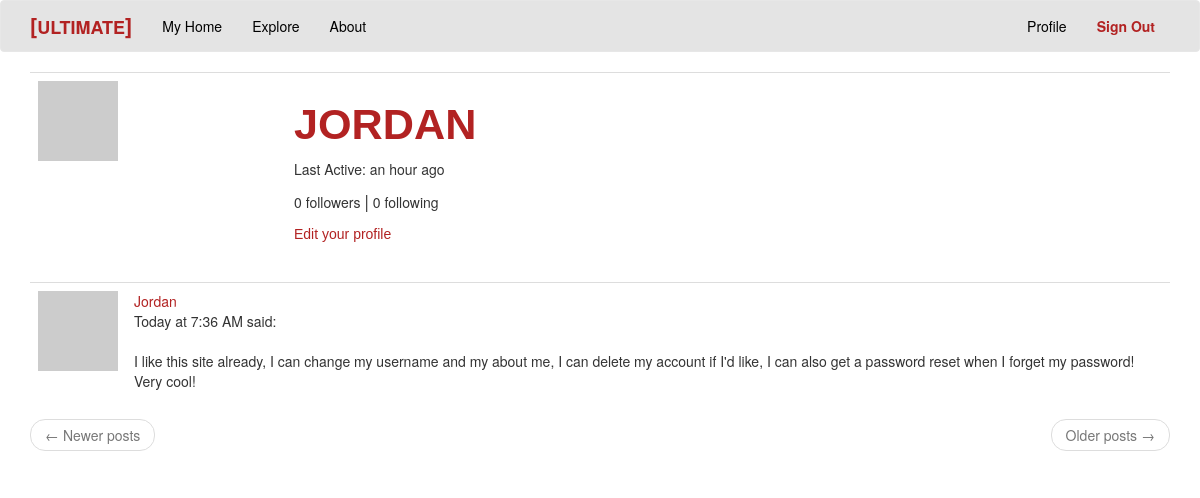
/user/Jordan (signed in), run on the app's committed database.
### app/models.py (models this page shows, shortened)
class User(UserMixin, db.Model): #database model for Users
  id = db.Column(db.Integer, primary_key=True)
  username = db.Column(db.String(64), index=True, unique=True)
  email = db.Column(db.String(120), index=True, unique=True)
  password_hash = db.Column(db.String(128))
  posts = db.relationship('Post', backref='author', lazy='dynamic')
  about_me = db.Column(db.String(140))
  last_seen = db.Column(db.DateTime, default=datetime.utcnow)
  followed = db.relationship(
    'User', secondary = followers,
    primaryjoin=(followers.c.follower_id == id),
    secondaryjoin=(followers.c.followed_id==id),
    backref=db.backref('followers', lazy = 'dynamic'), lazy='dynamic' )
  def avatar(self, size): #method that handles avatar loading
    digest = md5(self.email.lower().encode('utf-8')).hexdigest() #ecodes user's lowercase email into bits so it is understandable to hex
    return 'https://www.gravatar.com/avatar/{}?d=identicon&s={}'.format(digest, size) #returns avatar image link for 'self' user

class Post(db.Model): #database model for Posts
  id = db.Column(db.Integer, primary_key = True)
  body = db.Column(db.String(140), index = True)
  timestamp =db.Column(db.DateTime, index=True, default=datetime.utcnow)
  user_id = db.Column(db.Integer, db.ForeignKey('user.id')) #user.id is a foreign key that connects the Post table with the User table

### app/main/routes.py (the view)
@bp.route('/user/<username>') #route to a user profile
@login_required #must be logged in to see a user profile
def user(username):
    user = User.query.filter_by(username=username).first_or_404() # either finds the user's profile or returns a 404 error
    page = request.args.get('page', 1, type=int)
    posts = user.posts.order_by(Post.timestamp.desc()).paginate(page, current_app.config['POSTS_PER_PAGE'], False)
    next_url = url_for('main.user', username=user.username, page=posts.next_num) \
        if posts.has_next else None #next_url is assigned the link to the next page, if no next page available, link is not shown
    prev_url = url_for('main.user', username=user.username, page=posts.prev_num) \
        if posts.has_prev else None #prev_url is assigned the link to the prev page, if no previous page available, link is not shown
    form = EmptyForm()
    return render_template('user.html', user=user, posts=posts.items, next_url=next_url, prev_url=prev_url, form=form) #colored 'user' contains all the user's data and colored 'posts' contains all the user's posts. Both 'user' and 'posts' can be accessed by 'user.html' to print data to the page usually using the "." operator

### app/main/routes.py (called while the page is built)
@bp.before_app_request #decorator
def before_request(): #before the user accesses any page in our server we implicitly log the time in which they accessed it
    if current_user.is_authenticated: #checks if user is logged in (must be a registered user) if so...
        current_user.last_seen = datetime.utcnow() #we set the current time data we have for the user, to the updated time
        db.session.commit() #save the data in our database
    g.locale = str(get_locale())

### app/models.py (called while the page is built)
@login.user_loader #decorator registers function with Flask-Login
def load_user(id):
  return User.query.get(int(id))

### app/templates/user.html (shortened to what this page needs)
{% extends "base.html" %}
{% block app_content %}
<table class="table table-hover">
 <tr>
  <td width="256px"><img  src="{{ user.avatar(256) }}"></td>
   <td>
    <h1 style="color: firebrick; font-family:'Franklin Gothic Medium', 'Arial Narrow', Arial, sans-serif;"><b><big>{{ user.username.upper() }}</big></b></h1>
    {% if user.last_seen %}<p>{{ _('Last Active') }}: {{ _('%(when)s', when=moment(user.last_seen).fromNow()) }}</p>{% endif %}
    <p>{{ user.followers.count() }} {{ _('followers') }} <big>|</big> {{ user.followed.count() }} {{ _('following') }} </p>
    {% if user == current_user %}
    <p><a style="color: firebrick; font-family:'Franklin Gothic Medium', 'Arial Narrow', Arial, sans-serif;" href="{{ url_for('main.edit_profile') }}">{{ _('Edit your profile') }}</a></p>
    {% endif %}
   </td>
  </tr>
 </table>
 {% for post in posts %}
  {% include '_post.html' %}
 {% endfor %}
    <nav aria-label="...">
     <ul class="pager">
      <li class="previous{% if not prev_url %} disabled{% endif %}">
       <a href="{{ prev_url or '#' }}">
        <span aria-hidden="true">&larr;</span> {{ _('Newer posts') }}
       </a>
      </li>
      <li class="next{% if not next_url %} disabled{% endif %}">
       <a href="{{ next_url or '#' }}">
        {{ _('Older posts') }} <span aria-hidden="true">&rarr;</span>
       </a>
      </li>
     </ul>
    </nav>
{% endblock %}

### app/templates/_post.html
  {% if post.author %}
<table class="table table-hover">
 <tr>
  <td width="70px">
  <a href="{{ url_for('main.user', username=post.author.username) }}">
    <img src="{{ post.author.avatar(70) }}" />
   </a>
  </td>
  <td>
   <a style="color: firebrick;" href="{{ url_for('main.user', username=post.author.username) }}">
    {{ post.author.username }}
   </a>
   <br>
    {{ moment(post.timestamp).calendar() }}   {{_('said')}}:<br>
   <br>
    {{ post.body }}
{% endif %}
  </td>
 </tr>
</table>

### data on the page
User: username "JORDAN"
Post: author.username "Jordan", timestamp "Today at 7:36 AM", body "I like this site already, I can change my username and my about me, I can delete my account if I'd like, I can also get a password reset when I forget my password! Very cool!"

### other printed values
{{ user.followers.count() }} "0"
{{ user.followed.count() }} "0"
